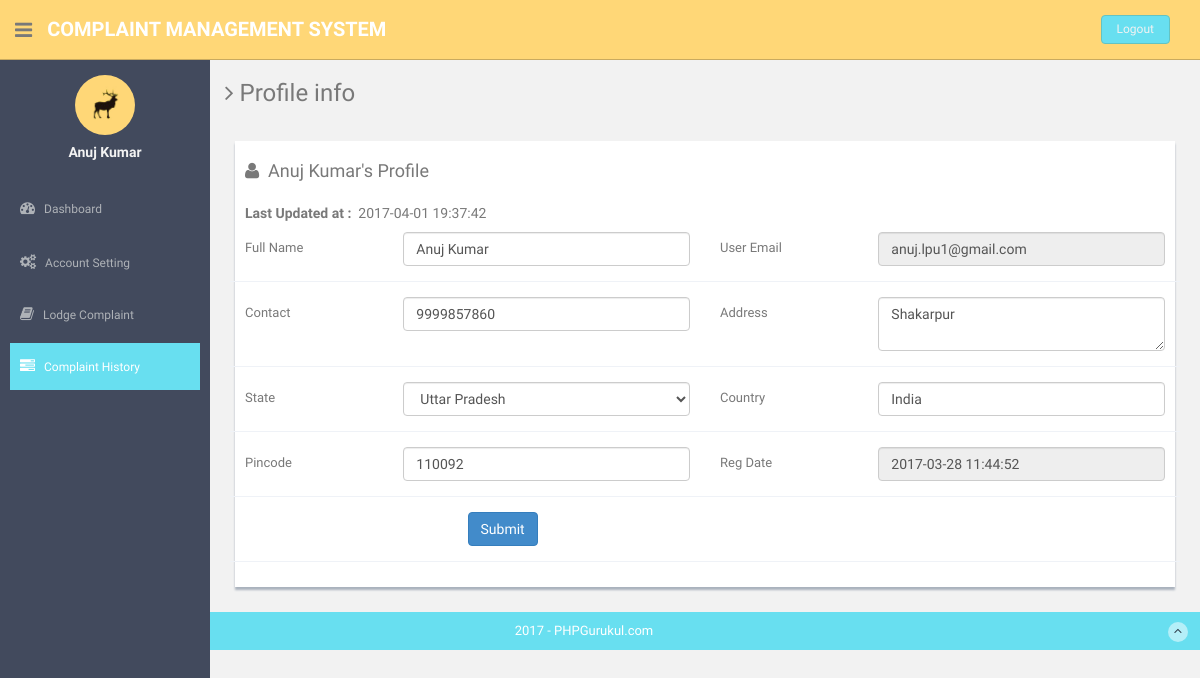
Page /users/profile.php (signed in) on the committed database.
### tables this page shows
CREATE TABLE IF NOT EXISTS `users` (
  `id` int(11) NOT NULL,
  `fullName` varchar(255) DEFAULT NULL,
  `userEmail` varchar(255) DEFAULT NULL,
  `password` varchar(255) DEFAULT NULL,
  `contactNo` bigint(11) DEFAULT NULL,
  `address` tinytext,
  `State` varchar(255) DEFAULT NULL,
  `country` varchar(255) DEFAULT NULL,
  `pincode` int(6) DEFAULT NULL,
  `userImage` varchar(255) DEFAULT NULL,
  `regDate` timestamp NOT NULL DEFAULT CURRENT_TIMESTAMP,
  `updationDate` timestamp NOT NULL DEFAULT '0000-00-00 00:00:00' ON UPDATE CURRENT_TIMESTAMP,
  `status` int(1) NOT NULL
);

### users/profile.php (the view, shortened to what this page needs)
<?php
if(strlen($_SESSION['login'])==0)
  {
header('location:index.php');
}
else{
?>
<!DOCTYPE html>
<html lang="en">
  <head>
    <link href="assets/css/bootstrap.css" rel="stylesheet">
    <link href="assets/font-awesome/css/font-awesome.css" rel="stylesheet" />
    <link rel="stylesheet" type="text/css" href="assets/js/bootstrap-datepicker/css/datepicker.css" />
    <link rel="stylesheet" type="text/css" href="assets/js/bootstrap-daterangepicker/daterangepicker.css" />
    <link href="assets/css/style.css" rel="stylesheet">
    <link href="assets/css/style-responsive.css" rel="stylesheet">
  </head>
  <body>
  <section id="container" >
     <?php include("includes/header.php");?>
      <?php include("includes/sidebar.php");?>
      <section id="main-content">
          <section class="wrapper">
          	<h3><i class="fa fa-angle-right"></i> Profile info</h3>
          	<div class="row mt">
          		<div class="col-lg-12">
                  <div class="form-panel">
 <?php $query=mysql_query("select * from users where userEmail='".$_SESSION['login']."'");
 while($row=mysql_fetch_array($query))
 {
 ?>
  <h4 class="mb"><i class="fa fa-user"></i>&nbsp;&nbsp;<?php echo htmlentities($row['fullName']);?>'s Profile</h4>
    <h5><b>Last Updated at :</b>&nbsp;&nbsp;<?php echo htmlentities($row['updationDate']);?></h5>
                      <form class="form-horizontal style-form" method="post" name="profile" >
<div class="form-group">
<label class="col-sm-2 col-sm-2 control-label">Full Name</label>
<div class="col-sm-4">
<input type="text" name="fullname" required="required" value="<?php echo htmlentities($row['fullName']);?>" class="form-control" >
 </div>
<label class="col-sm-2 col-sm-2 control-label">User Email </label>
 <div class="col-sm-4">
<input type="email" name="useremail" required="required" value="<?php echo htmlentities($row['userEmail']);?>" class="form-control" readonly>
</div>
 </div>
<div class="form-group">
<label class="col-sm-2 col-sm-2 control-label">Contact</label>
 <div class="col-sm-4">
<input type="text" name="contactno" required="required" value="<?php echo htmlentities($row['contactNo']);?>" class="form-control">
</div>
<label class="col-sm-2 col-sm-2 control-label">Address </label>
<div class="col-sm-4">
<textarea  name="address" required="required" class="form-control"><?php echo htmlentities($row['address']);?></textarea>
</div>
</div>
<div class="form-group">
<label class="col-sm-2 col-sm-2 control-label">State</label>
<div class="col-sm-4">
<select name="state" required="required" class="form-control">
<option value="<?php echo htmlentities($row['State']);?>"><?php echo htmlentities($st=$row['State']);?></option>
</select>
</div>
<label class="col-sm-2 col-sm-2 control-label">Country </label>
<div class="col-sm-4">
<input type="text" name="country" required="required" value="<?php echo htmlentities($row['country']);?>" class="form-control">
</div>
</div>
<div class="form-group">
<label class="col-sm-2 col-sm-2 control-label">Pincode</label>
<div class="col-sm-4">
<input type="text" name="pincode" maxlength="6" required="required" value="<?php echo htmlentities($row['pincode']);?>" class="form-control">
</div>
<label class="col-sm-2 col-sm-2 control-label">Reg Date </label>
<div class="col-sm-4">
<input type="text" name="regdate" required="required" value="<?php echo htmlentities($row['regDate']);?>" class="form-control" readonly>
 </div>
</div>
<?php } ?>
                          <div class="form-group">
                           <div class="col-sm-10" style="padding-left:25% ">
<button type="submit" name="submit" class="btn btn-primary">Submit</button>
</div>
</div>
                          </form>
                          </div>
                          </div>
                          </div>
		</section>
      </section>
    <?php include("includes/footer.php");?>
  </section>
  </body>
</html>
<?php } ?>

### users/assets/css/style.css (style rules this page uses)
body { color: #797979; background: #f2f2f2; font-family: 'Ruda', sans-serif; padding: 0px !important; margin: 0px !important; font-size:13px; }
#container { width: 100%; height: 100%; }
.mt { margin-top: 25px; }
.mb { margin-bottom: 25px; }
#main-content { margin-left: 210px; }
.wrapper { display: inline-block; margin-top: 60px; padding-left: 15px; padding-right: 15px; padding-bottom: 15px; padding-top: 0px; width: 100%; }
.form-panel { background: #ffffff; margin: 10px; padding: 10px; box-shadow: 0px 3px 2px #aab2bd; text-align: left; }
label { font-weight: 400; }
.form-horizontal.style-form .form-group { border-bottom: 1px solid #eff2f7; padding-bottom: 15px; margin-bottom: 15px; }
@media (min-width: 768px) { .form-horizontal .control-label { text-align: left; } }

### rows in the picture
users: fullName "Anuj Kumar", updationDate "2017-04-01 19:37:42", fullname "Anuj Kumar", useremail "anuj.lpu1@gmail.com", contactno "9999857860", address "Shakarpur", state "Uttar Pradesh", country "India", pincode "110092", regdate "2017-03-28 11:44:52"

### other values in the picture
$row['fullName'] "Anuj Kumar"
